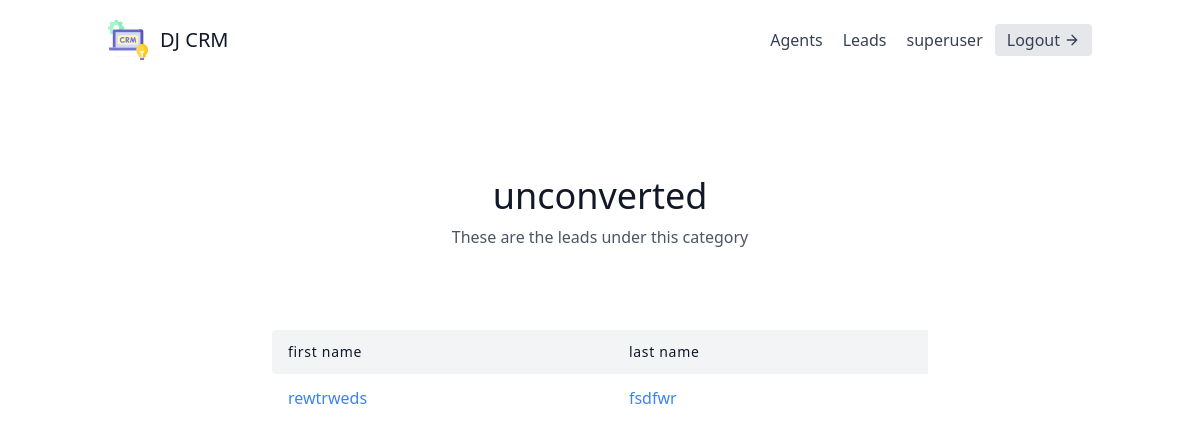
The page /leads/categories/3 (signed in) on the database as committed earlier.
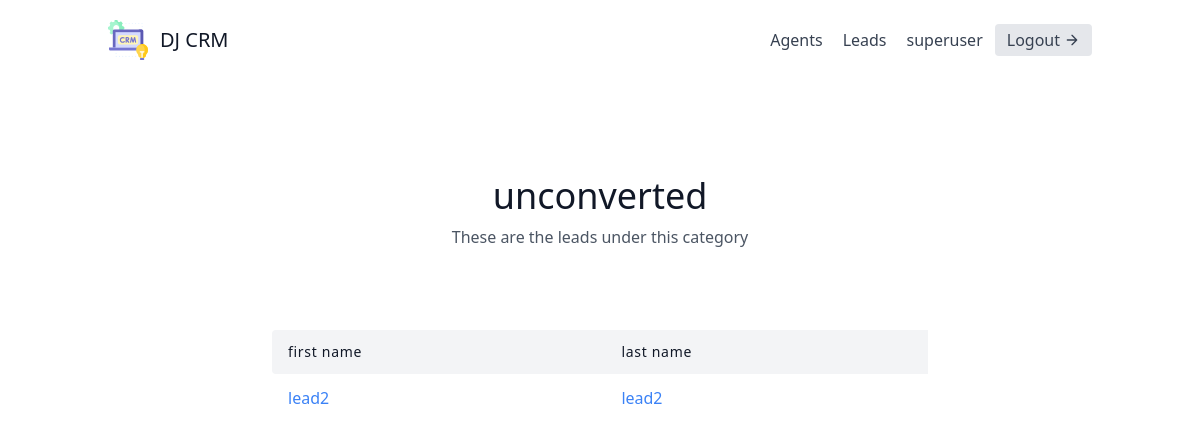
The same page on the database as committed later.
### leads/models.py (models this page shows, shortened)
class Lead(models.Model):
    SOURCE_CHOICES = (
        ("YouTube", "YouTube"),
        ("Google", "Google"),
        ("Newsletter", "Newsletter"),
    )
    first_name = models.CharField(max_length=20)
    last_name = models.CharField(max_length=20)
    agent = models.ForeignKey("Agent",null=True, blank=True, on_delete=models.SET_NULL)
    organization = models.ForeignKey(UserProfile, on_delete=models.CASCADE)
    age = models.IntegerField(default=0)
    phoned = models.BooleanField(default=False)
    source = models.CharField(choices=SOURCE_CHOICES, max_length=100)
    profile_picture = models.ImageField(blank=True, null=True)
    special_file = models.FileField(blank=True, null=True)
    category = models.ForeignKey("Category",related_name="leads", null=True, blank=True, on_delete=models.SET_NULL)

### leads/views.py (the view)
# urls.py: path("categories/<int:pk>", CategoryDetailView.as_view(), name="category-detail"),
class CategoryDetailView(LoginRequiredMixin, generic.DetailView):
    template_name = "leads/category_detail.html"
    context_object_name = "category"
    def get_context_data(self, **kwargs):
        context = super(CategoryDetailView, self).get_context_data(**kwargs)
        leads = self.get_object().leads.all()  # here leads have to be a "related_name" attr in ForeignKey class
        context.update({
            "leads": leads
        })
        return context
    def get_queryset(self):
        user = self.request.user
        if user.is_organizer:
            queryset = Category.objects.filter(organization=user.userprofile)
        else:
            queryset = Category.objects.filter(organization=user.agent.organization)
        return queryset

### leads/templates/leads/category_detail.html
{% extends "base.html" %}
{% block content %}
<section class="text-gray-600 body-font">
    <div class="container px-5 py-24 mx-auto">
      <div class="flex flex-col text-center w-full mb-20">
        <h1 class="sm:text-4xl text-3xl font-medium title-font mb-2 text-gray-900">{{category.name}}</h1>
        <p class="lg:w-2/3 mx-auto leading-relaxed text-base">These are the leads under this category</p>
      </div>
      <div class="lg:w-2/3 w-full mx-auto overflow-auto">
        <table class="table-auto w-full text-left whitespace-no-wrap">
          <thead>
            <tr>
              <th class="px-4 py-3 title-font tracking-wider font-medium text-gray-900 text-sm bg-gray-100 rounded-tl rounded-bl">first name</th>
              <th class="px-4 py-3 title-font tracking-wider font-medium text-gray-900 text-sm bg-gray-100">last name</th>
            </tr>
          </thead>
          <tbody>
            {% for lead in leads %}
            <tr>
                <td class="px-4 py-3">
                  <a class="text-blue-500 hover:text-blue-800" href="{% url 'leads:lead-detail' lead.pk%}">{{lead.first_name}}</a>
                </td>
                <td class="px-4 py-3">
                  <a class="text-blue-500 hover:text-blue-800" href="{% url 'leads:lead-detail' lead.pk%}">{{lead.last_name}}</a>
                </td>
            </tr>
            {% endfor %}
          </tbody>
        </table>
      </div>
    </div>
  </section>
{% endblock content %}

Rows that differ between the two databases and show on the page:
no longer on this page (row edited): Lead: first_name "rewtrweds", last_name "fsdfwr"
now on this page (row edited): Lead: first_name "lead2", last_name "lead2"
